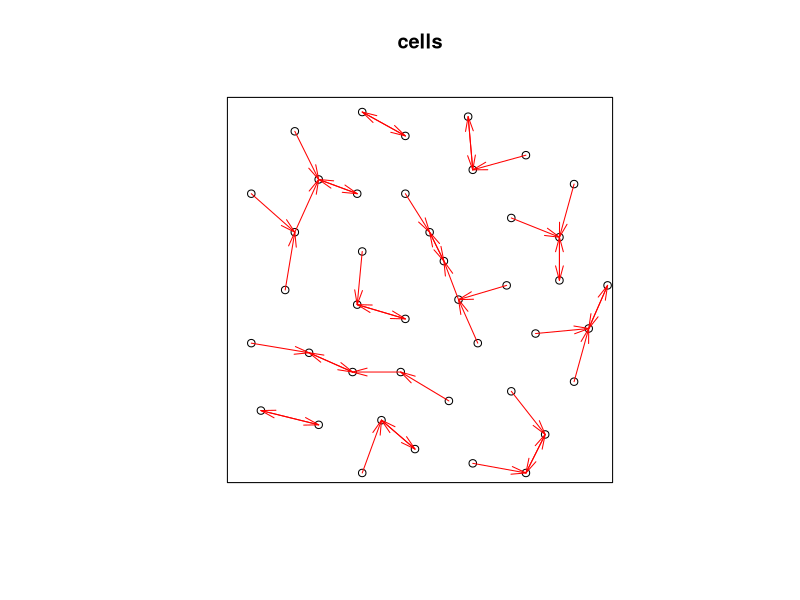
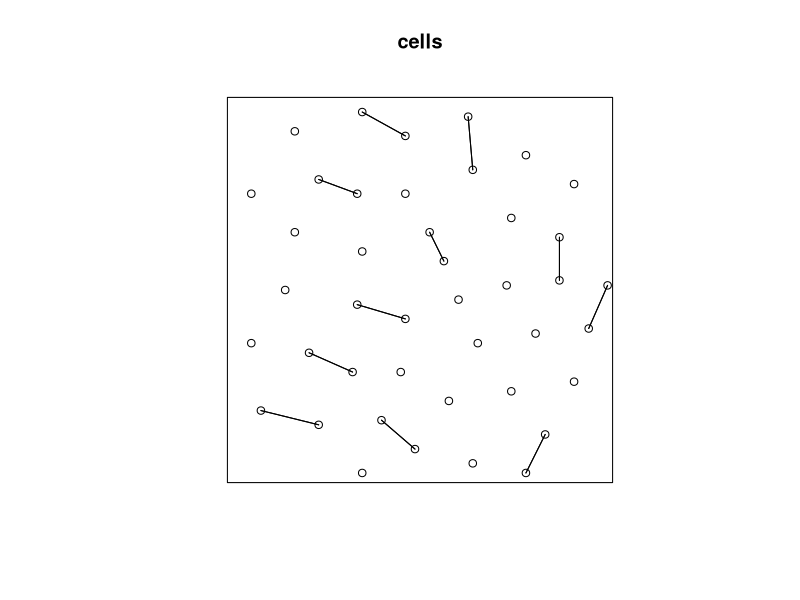

The R script that drew these images, in order:
library(spatstat)


### Name: nnwhich
### Title: Nearest neighbour
### Aliases: nnwhich nnwhich.ppp nnwhich.default
### Keywords: spatial math

### ** Examples

   data(cells)
   plot(cells)
   m <- nnwhich(cells)
   m2 <- nnwhich(cells, k=2)

   # plot nearest neighbour links
   b <- cells[m]
   arrows(cells$x, cells$y, b$x, b$y, angle=15, length=0.15, col="red")

   # find points which are the neighbour of their neighbour
   self <- (m[m] == seq(m))
   # plot them
   A <- cells[self]
   B <- cells[m[self]]
   plot(cells)
   segments(A$x, A$y, B$x, B$y)

   # nearest neighbours of each type
   head(nnwhich(ants, by=marks(ants)))
